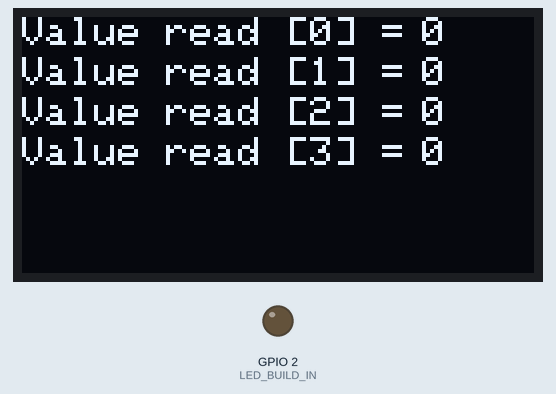
This program was run on a simulated ESP32. Parts: 128×64 one-colour display, output pins drawn as LEDs (lit = HIGH). WiFi joins after 1.5 s; servers stay silent unless stated; random numbers use the default seed unless the program sets one; what the program prints to the serial monitor is not drawn.

Above: at 2.9 s.
At 13.7 s:
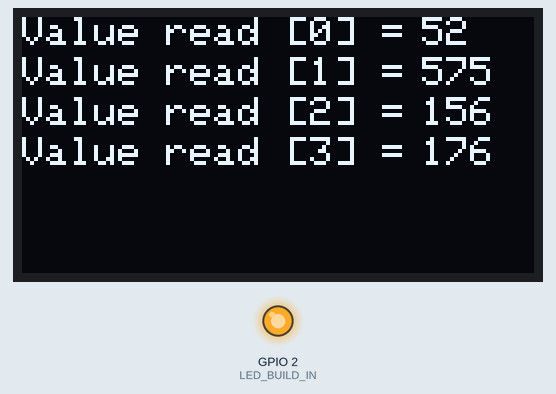
At 24.5 s:
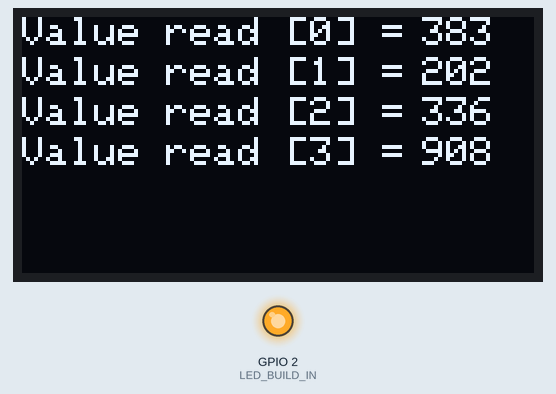
At 35.4 s:
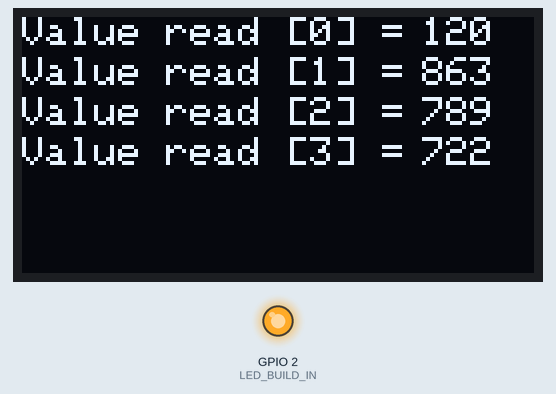
Timing chart, 0 to 40.0 s (numbered marks = the images above):
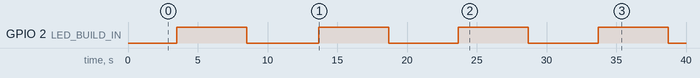

Measured:
- by itself, GPIO 2 (LED_BUILD_IN): alternates HIGH for 5.0 s and LOW for 5.0 s
- what the display in image 0 shows lasts 2.5 s, from 2.9 s to 5.4 s

The program:

main.cpp
```cpp
#include <Arduino.h>
#include "config.h"

void setup() {
	Serial.begin(115200);
	delay(1000);

	for (uint8_t i = 0; i < SIZE_INPUT; i++) {
		memcpy(msg.name[i], nameInput[i], sizeof(msg.name[i]));
		Serial.printf("check keep input name: %s\n", msg.name[i]);
	}

	WiFi.begin(ssidWifi, passwordWifi);
	Serial.print(F("Waiting connect wifi..."));
	while (WiFi.status() != WL_CONNECTED) {
	   delay(500);
	   Serial.print(F("."));
	}
	Serial.println(F("Wifi Connected"));

	pinMode(LED_BUILD_IN, OUTPUT);

	// // delete old config
	// WiFi.disconnect(true);
	// delay(1000);

	// //prepare function for Event
	// WiFi.onEvent(WiFiStationConnected, SYSTEM_EVENT_STA_CONNECTED);
	// WiFi.onEvent(WiFiGotIP, SYSTEM_EVENT_STA_GOT_IP);
	// WiFi.onEvent(WiFiStationDisconnected, SYSTEM_EVENT_STA_DISCONNECTED);

	// Serial.printf("Wifi SSID: %s, PASSWORD: %s\n", ssidWifi, passwordWifi);
	// WiFi.begin(ssidWifi, passwordWifi);
	// Serial.println("Wait for WiFi... ");

#ifdef ENABLE_FIREBASE
	Firebase.begin(DATABASE_URL, API_KEY);
#endif
	/* create Mutex */
#ifdef USE_MUTEX
	xMutex = xSemaphoreCreateMutex();
#endif

#ifdef USE_QUEUE
	xMessageQueue = xQueueCreate(SIZE_MESSAGE_QUEUE, sizeof(Message));
#endif

	xTaskCreatePinnedToCore(
	    displayTask,           /* Task function. */
	    "displayTask",         /* name of task. */
	    4096,                              /* Stack size of task */
	    NULL,                              /* parameter of the task */
	    4,                                 /* priority of the task */
	    &xHandleDisplayTask,
	    0);                                /* Task handle to keep track of created task */

	xTaskCreatePinnedToCore(
		readDataTask,					/* Task function. */
		"readDataTask", 				/* name of task. */
		4096,								/* Stack size of task */
		NULL,								/* parameter of the task */
		4,									/* priority of the task */
		&xHandleReadDataTask,
		1);					/* Task handle to keep track of created task */

	// delay for waiting display task init
	vTaskDelay(1000 / portTICK_PERIOD_MS);

	xTaskCreatePinnedToCore(
		sendDataTask,   					/* Task function. */
		"sendDataTask", 					/* name of task. */
		16384,			   					/* Stack size of task */
		NULL,			   					/* parameter of the task */
		0,			   						/* priority of the task */
		&xHandleSendDataTask,
		0);			   		/* Task handle to keep track of created task */

#ifndef USE_TASK_DELAY
	disableCore0WDT();
#endif

#ifdef WDT_TIMEOUT
	esp_task_wdt_init(WDT_TIMEOUT, true);
	esp_task_wdt_add(xHandleDisplayTask);
	esp_task_wdt_add(xHandleSendDataTask);
	esp_task_wdt_add(xHandleReadDataTask);
#endif

	vTaskDelete(NULL);
}

void loop() {
}

void displayTask(void *param) {
	Serial.print("Display task: Executing on core ");
	Serial.println(xPortGetCoreID());
	setDefaultDisplay();
	Message msgBuffer;
#ifndef USE_TASK_DELAY
	static uint32_t prev = 0, track = 0;
#endif

	for (;;) {
#ifndef USE_TASK_DELAY
		if (millis()-prev > INVERVAL_TIME) {
    		prev = millis();
#endif
#ifdef WDT_TIMEOUT
			esp_task_wdt_reset();
#endif

#ifdef USE_MUTEX
			Serial.println("Display Task gains key");
			while(xSemaphoreTake(xMutex, portMAX_DELAY) != pdTRUE) {
				Serial.println("Display waiting key");
				vTaskDelay(100 / portTICK_PERIOD_MS);
			}
#endif
			// vTaskSuspend(xHandleSendDataTask);
			// Serial.println("pause the other core");
#ifdef USE_QUEUE
			if( xQueuePeek(xMessageQueue, &msgBuffer, ( TickType_t ) 10 ) ) {
				Serial.println("Display data");
#else
			msgBuffer = msg;
#endif
				dataDisplay(&msgBuffer);
#ifdef USE_QUEUE
			}
			else
				Serial.println("Display not recieve queue data");
#endif
			// Serial.println("resume the other core");
		   	// vTaskResume(xHandleSendDataTask);
#ifdef USE_MUTEX
			Serial.println("Display PriorityTask releases key");
			xSemaphoreGive(xMutex);
#endif

#ifdef USE_TASK_DELAY
		// vTaskDelay(DELAY);
		vTaskDelay(2500 / portTICK_PERIOD_MS);
#else
			Serial.printf("Time Usage display task: %d\n",	millis() - prev);
		}
#endif

	}
	vTaskDelete(NULL);
}

void sendDataTask(void *parameter) {
	Serial.print("Send data task: Executing on core ");
	Serial.println(xPortGetCoreID());
	unsigned long previousMillis = 0;
	unsigned long interval = 30000;
#ifndef USE_TASK_DELAY
	static uint32_t prev = 0;
#endif
	UBaseType_t uxHighWaterMark;
	Message msgBuffer;
	for (;;) {
#ifndef USE_TASK_DELAY
		if (millis()-prev > INVERVAL_TIME) {
    		prev = millis();
#endif
#ifdef WDT_TIMEOUT
			esp_task_wdt_reset();
#endif
			// Serial.println("Low PriorityTask running");
			digitalWrite(LED_BUILD_IN, !digitalRead(LED_BUILD_IN));
#ifdef USE_MUTEX
			xSemaphoreTake(xMutex, portMAX_DELAY);
			Serial.println("Send data task gains key");
#endif
			unsigned long currentMillis = millis();
			// if WiFi is down, try reconnecting every CHECK_WIFI_TIME seconds
			if ((WiFi.status() != WL_CONNECTED) && (currentMillis - previousMillis >= interval)) {
				Serial.print(millis());
				Serial.print("Reconnecting to WiFi...");
				WiFi.disconnect();
#ifdef USE_QUEUE
				xQueueReceive(xMessageQueue, &msgBuffer, (TickType_t)0);
				for (uint8_t i = 0; i < SIZE_INPUT; i++)
					Serial.printf("Send data to server %s : %d\n", msgBuffer.name[i], msgBuffer.val[i]);
#endif
				Serial.println(WiFi.reconnect() ? "Connected" : "Failed");
				previousMillis = currentMillis;
			}
			else {
#ifdef USE_QUEUE
				if(xQueueReceive(xMessageQueue, &msgBuffer, (TickType_t)10) == pdPASS) {
					Serial.println(F("Send data task pop Queue"));
#else
				msgBuffer = msg;
				for (uint8_t i = 0; i < SIZE_INPUT; i++)
					Serial.printf("Send data to server %s : %d\n", msgBuffer.name[i], msgBuffer.val[i]);
#endif
#ifdef ENABLE_FIREBASE
					if(Firebase.ready()){
						FirebaseJson json;
						for (uint8_t i = 0; i < SIZE_INPUT; i++)
							json.set(msgBuffer.name[i], msgBuffer.val[i]);

						Serial.printf("Push json... %s\n", Firebase.pushJSON(fbdo, "/test/esp", json) ? "ok" : fbdo.errorReason().c_str());
					}
#endif
#ifdef USE_QUEUE
				}
				else
					Serial.println(F("Send data task get empty queue"));
#endif
			}
			// vTaskSuspend(xHandleReadDataTask);

			// uxHighWaterMark = uxTaskGetStackHighWaterMark( NULL );
			// Serial.printf("check local stack size end fn: %d\n", uxHighWaterMark);
			// vTaskResume(xHandleReadDataTask);
#ifdef USE_MUTEX
			Serial.println("Send data task releases key");
			xSemaphoreGive(xMutex);
#endif

#ifdef USE_TASK_DELAY
		// vTaskDelay(DELAY);
		vTaskDelay(5000 / portTICK_PERIOD_MS);
#else
			Serial.printf("Time Usage low task: %d\n",	millis() - prev);
		}
#endif

	}
	vTaskDelete(NULL);
}

void readDataTask(void *parameter) {
	Serial.print("Read data task: Executing on core ");
	Serial.println(xPortGetCoreID());

#ifndef USE_TASK_DELAY
	static uint32_t prev = 0;
#endif

	for (;;) {
#ifndef USE_TASK_DELAY
		if (millis()-prev > INVERVAL_TIME) {
    		prev = millis();
#endif
#ifdef WDT_TIMEOUT
			esp_task_wdt_reset();
#endif
			// Serial.println("readDataTask gains key");
#ifdef USE_MUTEX
			// xSemaphoreTake( xMutex, portMAX_DELAY );
#endif
			// Serial.println("readDataTask is running");
			readData();
			// Serial.println("readDataTask releases key");
#ifdef USE_MUTEX
			// xSemaphoreGive( xMutex );
#endif
#ifdef USE_TASK_DELAY
			vTaskDelay(DELAY);
#else
		}
#endif

	}
	vTaskDelete(NULL);
}

void readData() {
	for (uint8_t i = 0; i < SIZE_INPUT; i++) {
		msg.val[i] = random(0, 1023);
		Serial.printf("Check keep data input: %d\n", msg.val[i]);
	}

#ifdef USE_QUEUE
	if (xQueueIsQueueFullFromISR(xMessageQueue)) {
		Serial.println(F("Queue is full"));
		Message msgBuffer;
		xQueueReceive(xMessageQueue, &msgBuffer, (TickType_t) 0);
		Serial.printf("Pop Queue\n");
	}
	if (xQueueSend(xMessageQueue, (void *) &msg, (TickType_t) 0) != pdPASS) {
		Serial.println(F("Queue is full then cannot push queue"));
	}
#endif

}

void setDefaultDisplay() {
	if (!display.begin(SSD1306_SWITCHCAPVCC, 0x3C)) { // Address 0x3D for 128x64
		Serial.println(F("SSD1306 allocation failed"));
		for (;;);
	}
	display.clearDisplay();
	display.setTextSize(1);
	display.setTextColor(WHITE);

	for (uint8_t i = 0; i < SIZE_INPUT; i++) {
		uint8_t curser_y = yPoint + (10 * i);
		display.setCursor(xPoint, curser_y);
		sprintf(str, "Value read [%d] = ", i);
		display.print(str);
		display.display();
		memset(str, 0, strlen(str));
	}
}

void dataDisplay(Message *msgBuffer) {
	for (uint8_t i = 0; i < SIZE_INPUT; i++) {
		uint8_t curser_y = yPoint + (10 * i);
		display.fillRect(100, curser_y, 28, 10, BLACK);
		display.display();
		display.setCursor(100, curser_y);
		sprintf(str, "%d", msgBuffer->val[i]);
		display.print(str);
		display.display();
		memset(str, 0, strlen(str));
	}
}
```

config.h
```cpp
#include <WiFi.h>
#include <Wire.h>
#include <Adafruit_I2CDevice.h>
#include <Adafruit_GFX.h>
#include <Adafruit_SSD1306.h>
#include <esp_task_wdt.h>

#define USE_MUTEX
#define USE_TASK_DELAY
// #define ENABLE_FIREBASE
// #define USE_QUEUE

#define SCREEN_WIDTH        128 // OLED display width, in pixels
#define SCREEN_HEIGHT       64 // OLED display height, in pixels

#define SIZE_INPUT          4
#define LED_BUILD_IN        2
#define SIZE_MESSAGE_QUEUE  10
#define INVERVAL_TIME       1000
#define WDT_TIMEOUT         60
#define DELAY               (10000 / portTICK_PERIOD_MS)


#ifdef ENABLE_FIREBASE
#include <FirebaseESP32.h>
#define API_KEY "API_KEY"
#define DATABASE_URL "DATABASE_URL"
// #define USER_EMAIL "USER_EMAIL"
// #define USER_PASSWORD "USER_PASSWORD"
    FirebaseData fbdo;
#endif

struct Message {
	char name[SIZE_INPUT][10];
	uint16_t val[SIZE_INPUT] = {0, 0, 0, 0};
};

const static char *nameInput[SIZE_INPUT] = {"Socket1", "Socket2", "Socket3", "Socket4"};
const static uint8_t xPoint = 0, yPoint = 0;
static char str[30];

Message msg;

const char *ssidWifi = "WIFI_ID";
const char *passwordWifi = "WIFI_PASSWORD";

// Declaration for an SSD1306 display connected to I2C (SDA, SCL pins)
Adafruit_SSD1306 display(SCREEN_WIDTH, SCREEN_HEIGHT, &Wire, -1);

// Declaer wifi object
WiFiClient wifi;

// Declear handle mutex
#ifdef USE_MUTEX
SemaphoreHandle_t xMutex;
#endif

// Declear handle task
static TaskHandle_t xHandleReadDataTask = NULL, xHandleSendDataTask = NULL, xHandleDisplayTask = NULL;

#ifdef USE_QUEUE
static QueueHandle_t xMessageQueue = NULL;
#endif

void setDefaultDisplay();
void dataDisplay(Message *msgBuffer);
void readData();
void displayTask(void *param);
void sendDataTask(void *parameter);
void readDataTask(void *parameter);

void WiFiStationConnected(WiFiEvent_t event, WiFiEventInfo_t info) {
	// Serial.print("Wifi event: Executing on core ");
	// Serial.println(xPortGetCoreID());
	Serial.println("Connected to AP successfully!");
}

void WiFiGotIP(WiFiEvent_t event, WiFiEventInfo_t info) {
	Serial.println("WiFi connected");
	Serial.print("IP address: ");
	Serial.println(WiFi.localIP());
}

void WiFiStationDisconnected(WiFiEvent_t event, WiFiEventInfo_t info) {
	Serial.println("Disconnected from WiFi access point");
	Serial.print("WiFi lost connection. Reason: ");
	Serial.println(info.disconnected.reason);
	Serial.println("Trying to Reconnect");
	WiFi.begin(ssidWifi, passwordWifi);
}
```
